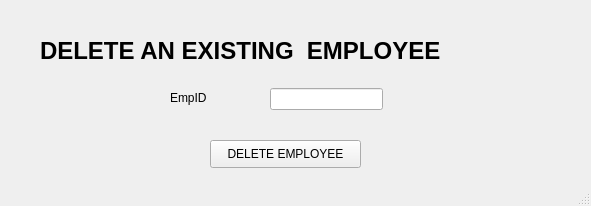
<?xml version="1.0" encoding="UTF-8"?>
<ui version="4.0">
 <class>MainWindow</class>
 <widget class="QMainWindow" name="MainWindow">
  <property name="geometry">
   <rect>
    <x>0</x>
    <y>0</y>
    <width>591</width>
    <height>206</height>
   </rect>
  </property>
  <property name="windowTitle">
   <string>MainWindow</string>
  </property>
  <widget class="QWidget" name="centralwidget">
   <widget class="QLineEdit" name="lineEdit">
    <property name="geometry">
     <rect>
      <x>270</x>
      <y>88</y>
      <width>113</width>
      <height>22</height>
     </rect>
    </property>
   </widget>
   <widget class="QLabel" name="label_8">
    <property name="geometry">
     <rect>
      <x>40</x>
      <y>30</y>
      <width>521</width>
      <height>41</height>
     </rect>
    </property>
    <property name="font">
     <font>
      <pointsize>18</pointsize>
      <weight>75</weight>
      <bold>true</bold>
     </font>
    </property>
    <property name="text">
     <string>DELETE AN EXISTING  EMPLOYEE</string>
    </property>
   </widget>
   <widget class="QLabel" name="label">
    <property name="geometry">
     <rect>
      <x>170</x>
      <y>90</y>
      <width>55</width>
      <height>16</height>
     </rect>
    </property>
    <property name="text">
     <string>EmpID</string>
    </property>
   </widget>
   <widget class="QPushButton" name="pushButton">
    <property name="geometry">
     <rect>
      <x>210</x>
      <y>140</y>
      <width>151</width>
      <height>28</height>
     </rect>
    </property>
    <property name="text">
     <string>DELETE EMPLOYEE</string>
    </property>
   </widget>
  </widget>
  <widget class="QStatusBar" name="statusbar"/>
 </widget>
 <resources/>
 <connections/>
</ui>
